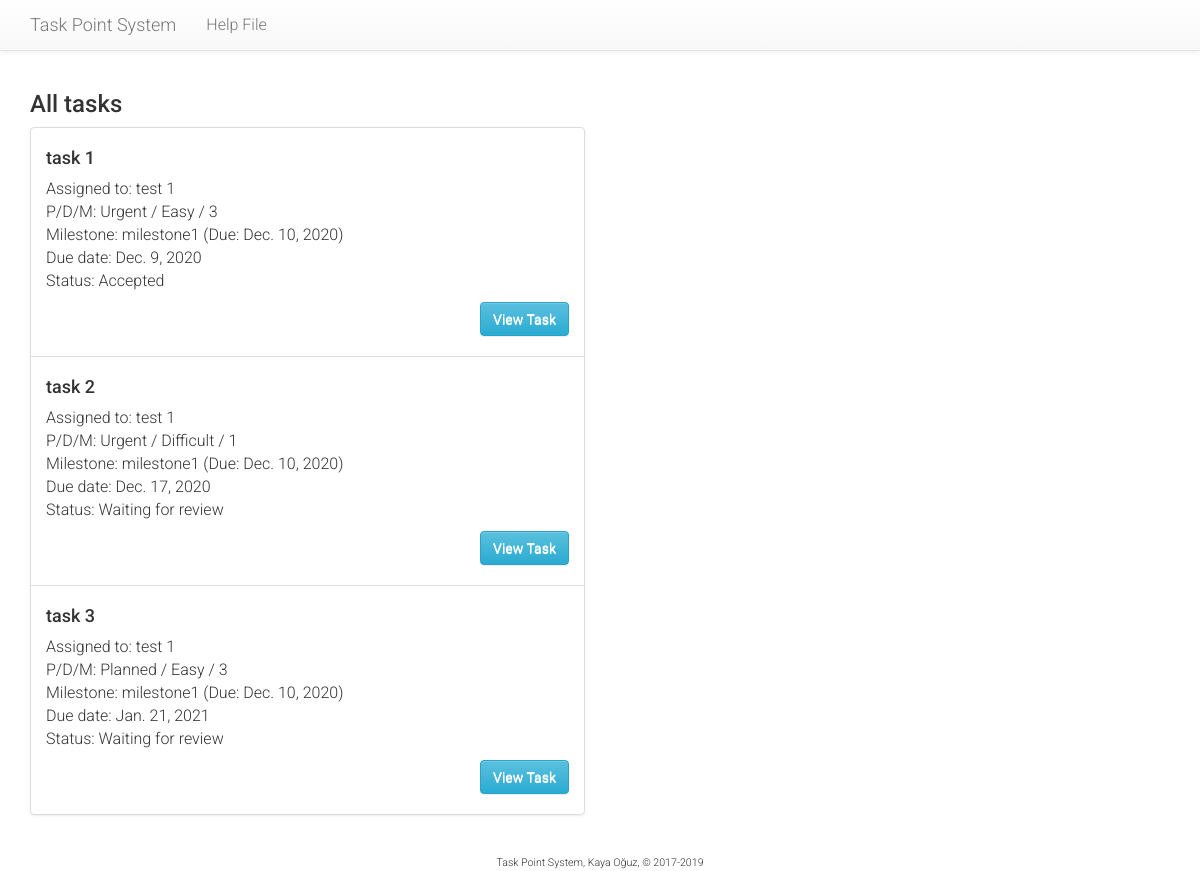
The page /tasks/team/all/ (signed in) on the database as committed earlier.
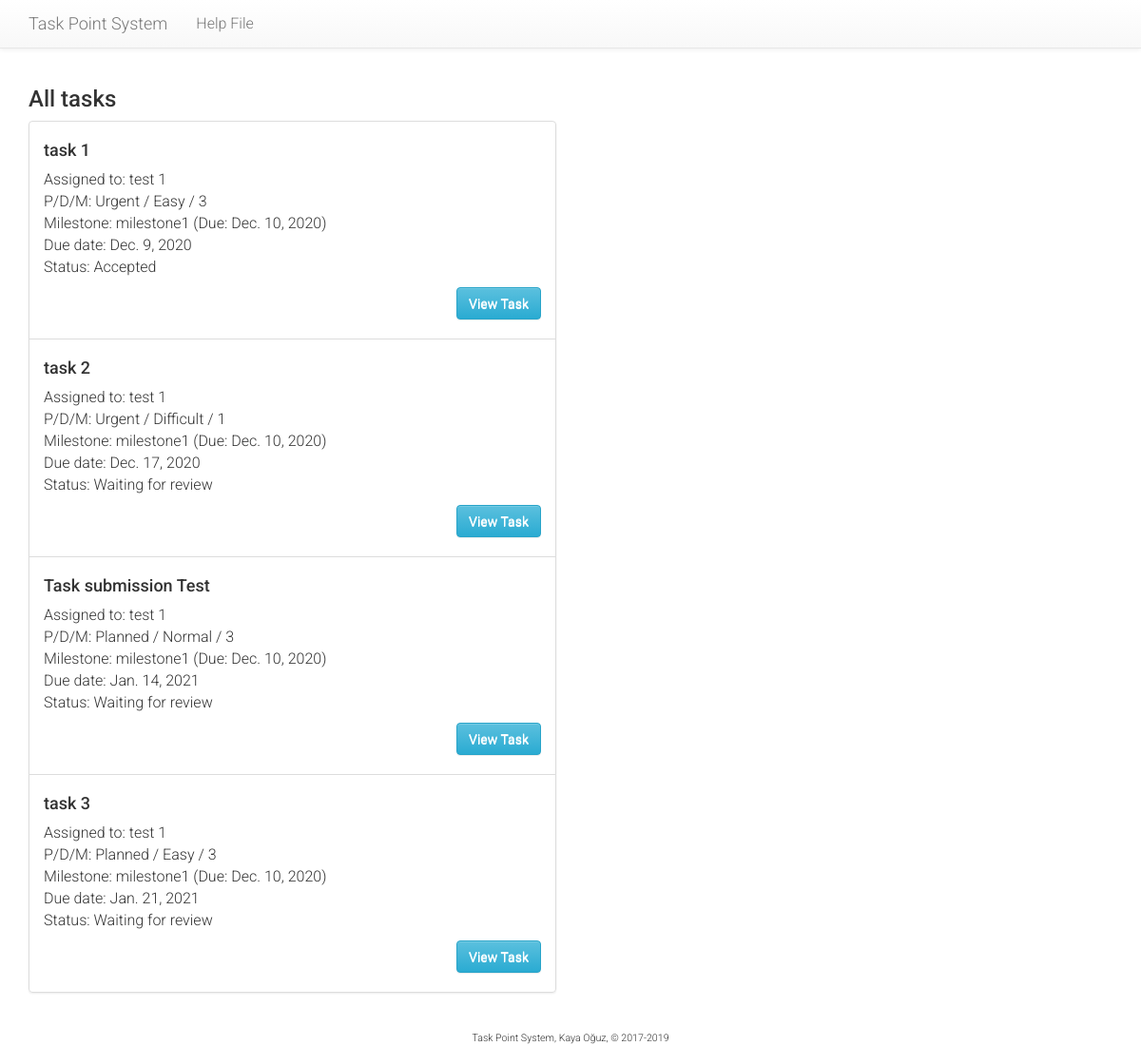
The same page on the database as committed later.
### tasks/models.py (models this page shows, shortened)
class Task(models.Model):
    PRIORITY = (
        (3, 'Urgent'),
        (2, 'Planned'),
        (1, 'Low'),
    )
    DIFFICULTY = (
        (3, 'Difficult'),
        (2, 'Normal'),
        (1, 'Easy'),
    )
    STATUS = (
        (1, "Review"),
        (2, "Working on it"),
        (3, "Waiting for review"),
        (4, "Waiting for supervisor grade"),
        (5, "Rejected"),
        (6, "Accepted"),
    )
    milestone = models.ForeignKey(Milestone, on_delete=models.CASCADE)
    creator = models.ForeignKey(User, related_name='creator', on_delete=models.SET_NULL, blank=True, null=True)
    assignee = models.ForeignKey(
        Developer,
        on_delete=models.CASCADE,
        related_name='assignee',
        verbose_name="Assigned to"
    )
    team = models.ForeignKey(Team, on_delete=models.CASCADE)
    title = models.CharField("Brief task name", max_length=256)
    description = models.TextField("Description")
    due = models.DateField("Due Date", validators=[past_date_validator])
    date = models.DateTimeField("Created on", auto_now_add=True)
    completed = models.DateTimeField("Completed on", auto_now=True, blank=True, null=True)
    priority = models.PositiveSmallIntegerField("Priority", choices=PRIORITY, default=2)
    difficulty = models.PositiveSmallIntegerField("Difficulty", choices=DIFFICULTY, default=2)
    modifier = models.PositiveSmallIntegerField(
        "Modifier",
        default=3,
        validators=[MaxValueValidator(5), MinValueValidator(1)]
    )
    status = models.PositiveSmallIntegerField("Status", choices=STATUS, default=1)
    valid = models.BooleanField("Is Valid", default=False)

class Developer(models.Model):
    id = models.CharField("ID", max_length=12, primary_key=True)
    user = models.OneToOneField(User, on_delete=models.CASCADE)
    team = models.ForeignKey(Team, on_delete=models.SET_NULL, blank=True, null=True)
    def __str__(self):
        return self.get_name()
    def get_name(self):
        return self.user.first_name + " " + self.user.last_name

class Milestone(models.Model):
    course = models.ForeignKey(Course, on_delete=models.CASCADE)
    name = models.CharField("Milestone", max_length=128)
    description = models.TextField("Milestone details")
    weight = models.PositiveSmallIntegerField(
        "Weight",
        default=10,
        validators=[MaxValueValidator(100), MinValueValidator(1)]
    )
    due = models.DateField("Due Date")
    def __str__(self):
        return self.name

### tasks/views.py (the view)
@login_required
def task_all(request):
    d = Developer.objects.get(user=request.user)
    t = d.team
    tasks = t.task_set.all().order_by("due")
    return render(
        request,
        'tasks/task_all.html',
        {
            'page_title': 'All tasks',
            'task_list': tasks
        }
    )

### tasks/templates/tasks/task_all.html
{% extends "tasks/base.html" %}
{% block leftcontent %}
    <h3>{{ page_title }}</h3>
    <ul class="list-group">
    {% for task in task_list %}
      <li class="list-group-item">
        <h4>{{ task.title }}</h4>
        <p>
          Assigned to: {{ task.assignee }}<br />
          P/D/M:
            {{ task.get_priority_display }} /
            {{ task.get_difficulty_display }} /
            {{ task.modifier }}<br />
          Milestone: {{ task.milestone }} (Due: {{ task.milestone.due }})<br />
          Due date: {{ task.due }}<br />
          Status: {{ task.get_status_display }}
        </p>
        <p style="text-align: right">
          <a href="{% url 'tasks:view-task' task.id %}" class="btn btn-default btn-info" role="button">View Task</a>
        </p>
    </li>
    {% endfor %}
    </ul>
{% endblock %}

Rows that differ between the two databases and show on the page:
added Task: title "Task submission Test", assignee "test 1", priority "Planned", difficulty "Normal", modifier "3", milestone "milestone1", milestone.due "Dec. 10, 2020", due "Jan. 14, 2021", status "Waiting for review"
